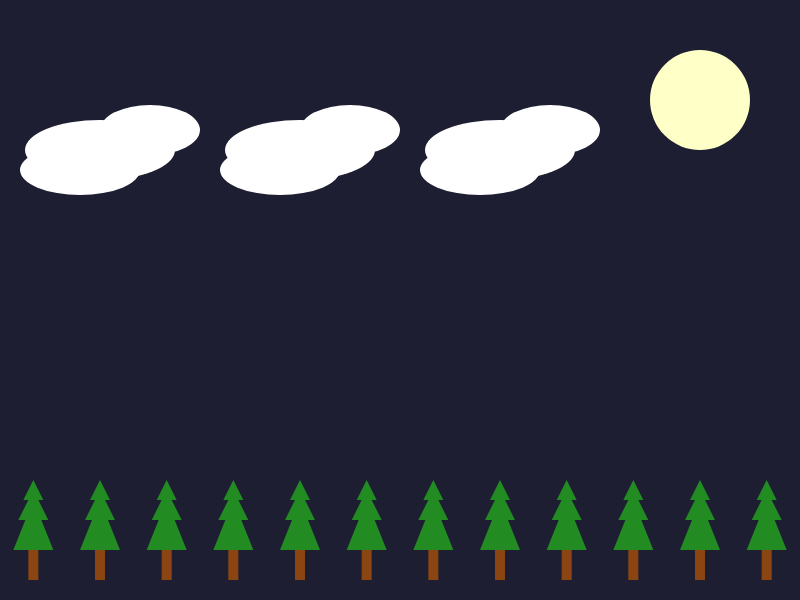
Frame 1 (no input)
Frame 2 (the mouse pressed at the canvas centre, redrawn once): identical to frame 1, image omitted

The p5.js sketch that drew this single still picture (run headless with seeded random() and noise() and a simulated clock; the mouse was pressed at the canvas centre and the sketch redrawn once):

// p5.js sketch
// ── sketch.js
function setup() {
  createCanvas(800, 600);
  noLoop();
}

function draw() {
  background(30, 30, 50);  // Sfondo notturno

  // Disegna la luna
  fill(255, 255, 200);
  noStroke();
  ellipse(700, 100, 100, 100);

  // Disegna le nuvole
  fill(255);
  noStroke();
  for (let i = 0; i < 3; i++) {
    ellipse(100 + i * 200, 150, 150, 60);
    ellipse(150 + i * 200, 130, 100, 50);
    ellipse(80 + i * 200, 170, 120, 50);
  }

  // Disegna 12 alberi di pino
  let treeSpacing = width / 12;
  for (let i = 0; i < 12; i++) {
    drawPineTree(i * treeSpacing + treeSpacing / 2, height - 50);
  }
}

function drawPineTree(x, y) {
  // Tronco
  fill(139, 69, 19);
  rect(x - 5, y, 10, 30);

  // Aghi di pino
  fill(34, 139, 34);
  triangle(x - 20, y, x + 20, y, x, y - 50);
  triangle(x - 15, y - 30, x + 15, y - 30, x, y - 60);
  triangle(x - 10, y - 50, x + 10, y - 50, x, y - 70);
}
